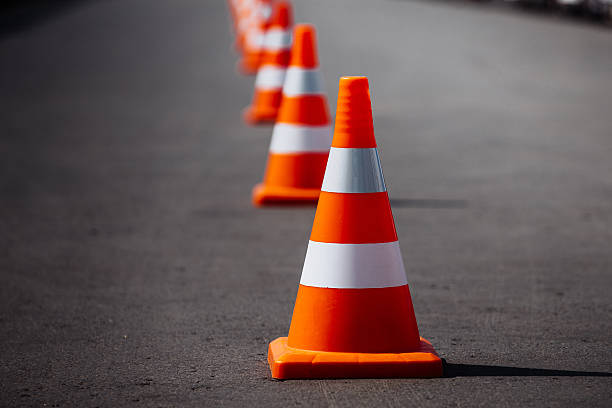
#> input picture Traffic Cone Detection/traffic_cone_image/cone.jpg, 612 x 408 px
$ jupyter execute traffic_cone_detection.ipynb   (shell and % lines are left out)
#> lines starting #> are read from the running program, lines starting #| are printed output that depends on the picture; after the words box and inside, x2 and y2 are one past the last pixel; in counts of white or black regions, pixels touching at a corner belong together
[cell 1]
import cv2
from matplotlib import pyplot as plt
import numpy as np
# plt.rcParams['figure.figsize'] = 10, 10

[cell 2]
img = cv2.imread("traffic_cone_image/cone.jpg")
#> img is the input picture: shape (408, 612, 3); mean B, G, R 84, 85.3, 105.4
plt.imshow(img)
plt.show()

[cell 3]
rgb = cv2.cvtColor(img, cv2.COLOR_BGR2RGB)
plt.imshow(rgb)
plt.show()

[cell 4]
img_HSV = cv2.cvtColor(rgb, cv2.COLOR_RGB2HSV)
#> img_HSV: shape (408, 612, 3); mean H, S, V 122.9, 46, 106.5
plt.imshow(img_HSV)
plt.show()

[cell 5]
img_thresh_low = cv2.inRange(img_HSV, np.array([0, 135, 135]), np.array([15, 255, 255]))
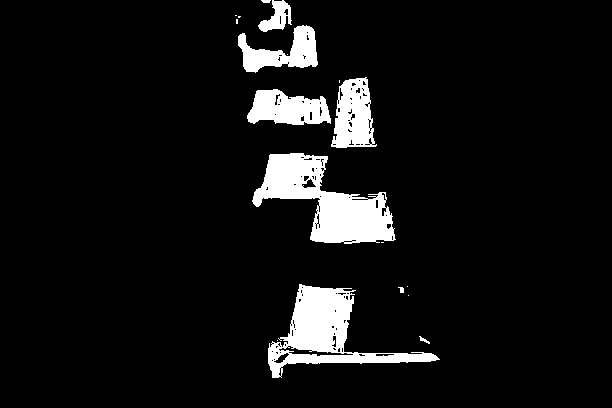
#> img_thresh_low: shape (408, 612); 7.3% white; 18 white regions (9 under 20 px), largest, box (x1, y1, x2, y2) and area: (252, 153, 396, 244) 6112, (268, 284, 440, 378) 5357, (331, 77, 377, 148) 2196
img_thresh_high = cv2.inRange(img_HSV, np.array([159, 135, 135]), np.array([179, 255, 255]))
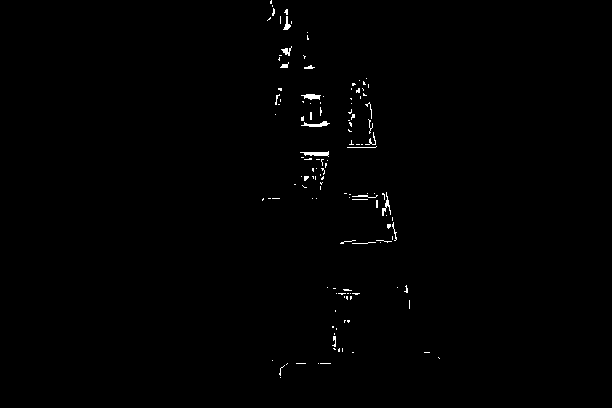
#> img_thresh_high: shape (408, 612); 0.56% white in thin lines or dots, all inside (x1, y1, x2, y2) = (262, 0, 440, 378)
img_thresh = cv2.bitwise_or(img_thresh_low, img_thresh_high)
#> img_thresh: shape (408, 612); 7.9% white; 15 white regions (7 under 20 px), largest, box (x1, y1, x2, y2) and area: (252, 151, 397, 244) 6609, (268, 284, 440, 378) 5527, (331, 77, 377, 148) 2425

[cell 6]
f, axarr = plt.subplots(nrows=1, ncols=2)
axarr[0].imshow(img_thresh_low)
axarr[1].imshow(img_thresh_high)
plt.show()
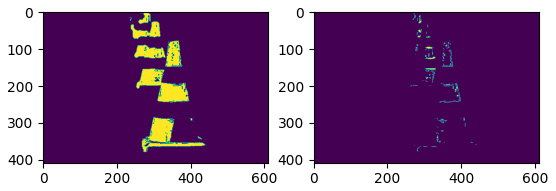
#> figure drawn by matplotlib, 2 panels

plt.imshow(img_thresh)
plt.show()

[cell 7]
kernel = np.ones((5, 5))
img_thresh_opened = cv2.morphologyEx(img_thresh, cv2.MORPH_OPEN, kernel)
#> img_thresh_opened: shape (408, 612); 7.6% white; 9 white regions, largest, box (x1, y1, x2, y2) and area: (253, 152, 396, 244) 6461, (288, 286, 354, 353) 3492, (248, 89, 331, 127) 2342

[cell 8]
plt.imshow(img_thresh_opened)
plt.show()

[cell 9]
img_thresh_blurred = cv2.medianBlur(img_thresh_opened, 5)
#> img_thresh_blurred: shape (408, 612); 7.6% white; 7 white regions, largest, box (x1, y1, x2, y2) and area: (253, 152, 396, 244) 6466, (285, 286, 436, 364) 4826, (248, 89, 331, 127) 2335
plt.imshow(img_thresh_blurred)
plt.show()

[cell 10]
img_edges = cv2.Canny(img_thresh_blurred, 80, 160)
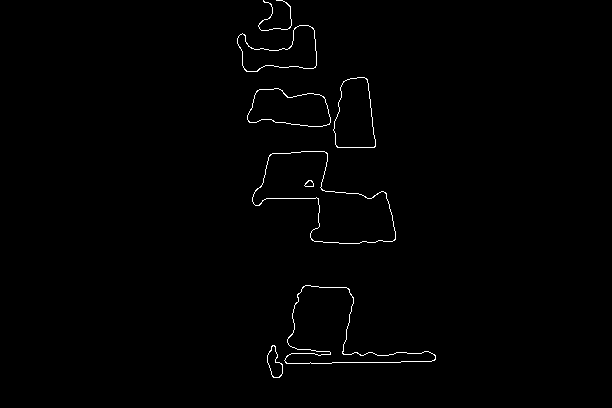
#> img_edges: shape (408, 612); 0.76% white in thin lines or dots, all inside (x1, y1, x2, y2) = (237, 0, 436, 378)
plt.imshow(img_edges)
plt.show()

[cell 11]
contours, hierarchy = cv2.findContours(np.array(img_edges), cv2.RETR_EXTERNAL, cv2.CHAIN_APPROX_SIMPLE)
#> contours = 7 contours, 1 with area under 20; largest, box (x1, y1, x2, y2) and area: (252, 151, 396, 244) 6505, (284, 285, 436, 364) 4806, (247, 88, 331, 127) 2330, (333, 77, 376, 148) 2304, (237, 25, 317, 72) 2006, (267, 345, 283, 378) 290
img_contours = np.zeros_like(img_edges)
cv2.drawContours(img_contours, contours, -1, (255,255,255), 2)
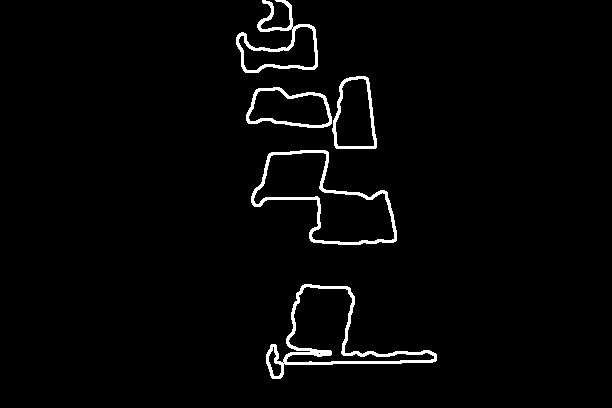
#> img_contours: shape (408, 612); 2.4% white; 5 white regions
plt.imshow(img_contours)
plt.show()

[cell 12]
approx_contours = []

for c in contours:
    approx = cv2.approxPolyDP(c, 10, closed = True)
    approx_contours.append(approx)
#> this loop made 7 passes
#> approx on passes 1, 4, 5: [[272, 345], [279, 377]], [[247, 115], [330, 122], [323, 96], [257, 90]], [[364, 77], [340, 87], [337, 147], [375, 146]]
#> after the loop, approx_contours = 7 contours, 2 with area under 20; largest, box (x1, y1, x2, y2) and area: (255, 152, 396, 241) 6540, (286, 289, 436, 364) 3811, (240, 27, 316, 70) 2194, (337, 77, 376, 148) 2022, (247, 90, 331, 123) 1910
img_approx_contours = np.zeros_like(img_edges)
cv2.drawContours(img_approx_contours, approx_contours, -1, (255,255,255), 1)
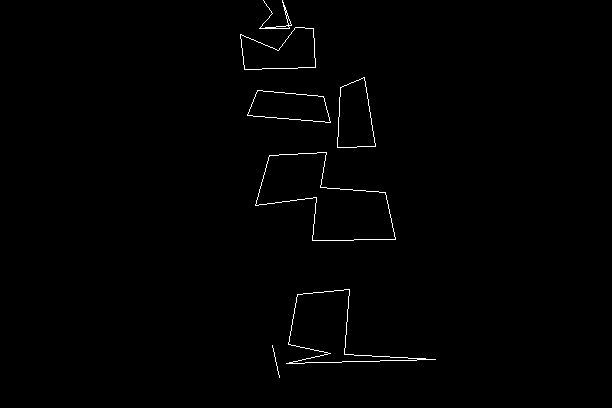
#> img_approx_contours: shape (408, 612); 0.68% white in thin lines or dots, all inside (x1, y1, x2, y2) = (240, 0, 436, 378)
plt.imshow(img_approx_contours)
plt.show()

[cell 13]
all_convex_hulls = []
for ac in approx_contours:
    all_convex_hulls.append(cv2.convexHull(ac))
#> this loop made 7 passes
#> after the loop, all_convex_hulls = 7 contours, 1 with area under 20; largest, box (x1, y1, x2, y2) and area: (255, 152, 396, 241) 8988, (286, 289, 436, 364) 7189, (240, 27, 316, 70) 2766, (337, 77, 376, 148) 2022, (247, 90, 331, 123) 1910, (259, 0, 292, 29) 724
img_all_convex_hulls = np.zeros_like(img_edges)
cv2.drawContours(img_all_convex_hulls, all_convex_hulls, -1, (255,255,255), 2)
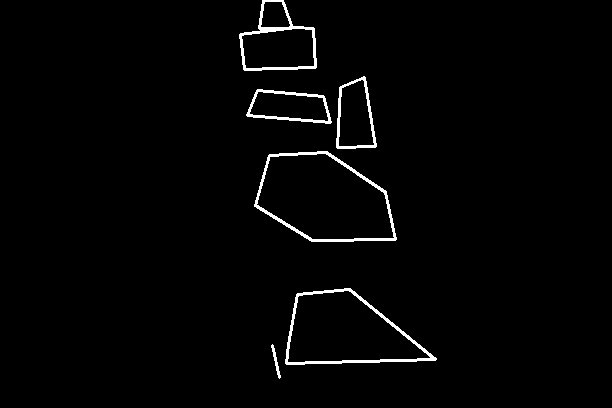
#> img_all_convex_hulls: shape (408, 612); 1.8% white; 6 white regions
plt.imshow(img_all_convex_hulls)
plt.show()

[cell 14]
convex_hulls_3to10 = []
for ch in all_convex_hulls:
    if 3 <= len(ch) <= 10:
        convex_hulls_3to10.append(cv2.convexHull(ch))
#> this loop made 7 passes
#> ch on passes 1, 4, 5: [[279, 377], [272, 345]], [[257, 90], [323, 96], [330, 122], [247, 115]], [[375, 146], [337, 147], [340, 87], [364, 77]]
#> after the loop, convex_hulls_3to10 = 6 contours; box (x1, y1, x2, y2) and area: (255, 152, 396, 241) 8988, (286, 289, 436, 364) 7189, (240, 27, 316, 70) 2766, (337, 77, 376, 148) 2022, (247, 90, 331, 123) 1910, (259, 0, 292, 29) 724
img_convex_hulls_3to10 = np.zeros_like(img_edges)
cv2.drawContours(img_convex_hulls_3to10, convex_hulls_3to10, -1, (255,255,255), 2)
#> img_convex_hulls_3to10: shape (408, 612); 1.8% white; 5 white regions, box (x1, y1, x2, y2) and area: (254, 151, 397, 242) 1165, (285, 288, 437, 365) 1160, (239, 0, 317, 71) 897, (246, 89, 332, 124) 595, (336, 76, 377, 149) 561
plt.imshow(img_convex_hulls_3to10)
plt.show()

[cell 15]
def convex_hull_pointing_up(ch):
    points_above_center, points_below_center = [], []

    x, y, w, h = cv2.boundingRect(ch)
    aspect_ratio = w / h
    if aspect_ratio < 0.8:
        vertical_center = y + h / 2

        for point in ch:
            if point[0][1] < vertical_center:
                points_above_center.append(point)
            elif point[0][1] >= vertical_center:
                points_below_center.append(point)

        left_x = points_below_center[0][0][0]
        right_x = points_below_center[0][0][0]
        for point in points_below_center:
            if point[0][0] < left_x:
                left_x = point[0][0]
            if point[0][0] > right_x:
                right_x = point[0][0]
        for point in points_above_center:
            if (point[0][0] < left_x) or (point[0][0] > right_x):
                return False
    else:
        return False

    return True

[cell 16]
cones = []
bounding_rects = []
for ch in convex_hulls_3to10:
    if convex_hull_pointing_up(ch):
        cones.append(ch)
        rect = cv2.boundingRect(ch)
        bounding_rects.append(rect)
#> this loop made 6 passes
#> (ch, x in convex_hull_pointing_up, y in convex_hull_pointing_up, w in convex_hull_pointing_up, h in convex_hull_pointing_up, aspect_ratio in convex_hull_pointing_up, vertical_center in convex_hull_pointing_up) on pass 4: ([[375, 146], [337, 147], [340, 87], [364, 77]], 337, 77, 39, 71, 0.549, 112.5)
#> (x in convex_hull_pointing_up, y in convex_hull_pointing_up, w in convex_hull_pointing_up, h in convex_hull_pointing_up, aspect_ratio in convex_hull_pointing_up) on passes 1, 2, 5, 6: (286, 289, 150, 75, 2), (255, 152, 141, 89, 1.58), (240, 27, 76, 43, 1.77), (259, 0, 33, 29, 1.14)
#> after the loop, bounding_rects = [(337, 77, 39, 71)]; cones = [[[375, 146], [337, 147], [340, 87], [364, 77]]]

[cell 17]
img_res = img.copy()
cv2.drawContours(img_res, cones, -1, (255,255,255), 2)
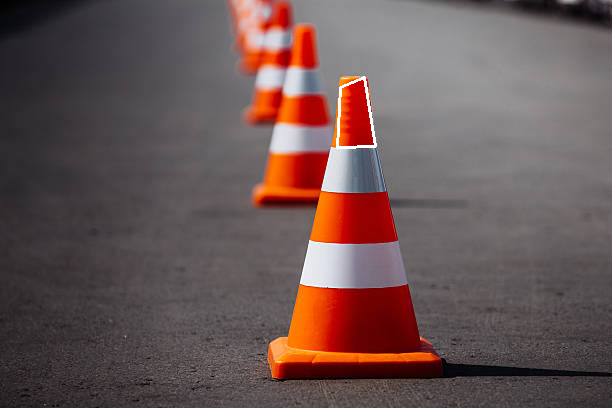
#> img_res: shape (408, 612, 3); 0.22% of pixels changed, all inside (x1, y1, x2, y2) = (336, 76, 377, 149)

count = len(bounding_rects)
#> count = 1
for rect in bounding_rects:
    cv2.rectangle(img_res, (rect[0], rect[1]), (rect[0]+rect[2], rect[1]+rect[3]), (1, 255, 1), 3)
#> this loop made 1 pass
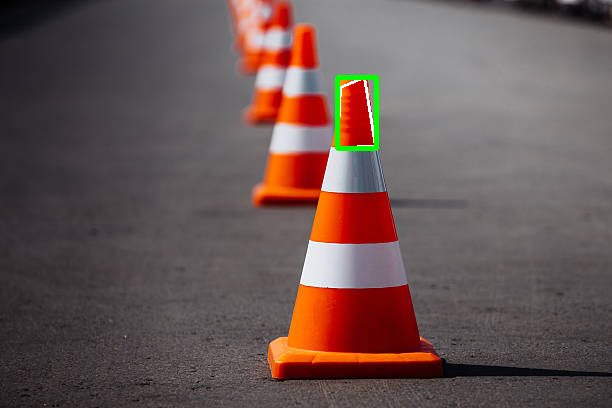
#> img_res: shape (408, 612, 3); 0.44% of pixels changed, all inside (x1, y1, x2, y2) = (335, 75, 379, 151)

# Add text to image
text = "Number of Traffic Cones found: " + str(count)
#> text = 'Number of Traffic Cones found: 1'
cv2.putText(img_res, text, (30,70), cv2.FONT_HERSHEY_SIMPLEX, 1, (0, 0, 255), 2)
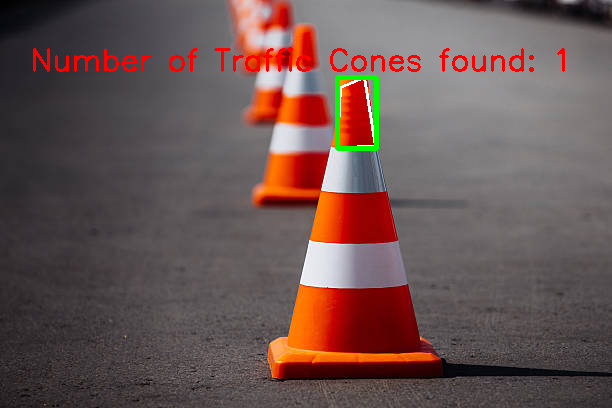
#> img_res: shape (408, 612, 3); 1.28% of pixels changed, all inside (x1, y1, x2, y2) = (33, 47, 565, 72)

if count >= 1:
    print("Traffic Cone is detected, Car is slowing down!")

plt.imshow(cv2.cvtColor(img_res, cv2.COLOR_BGR2RGB))
plt.show()
